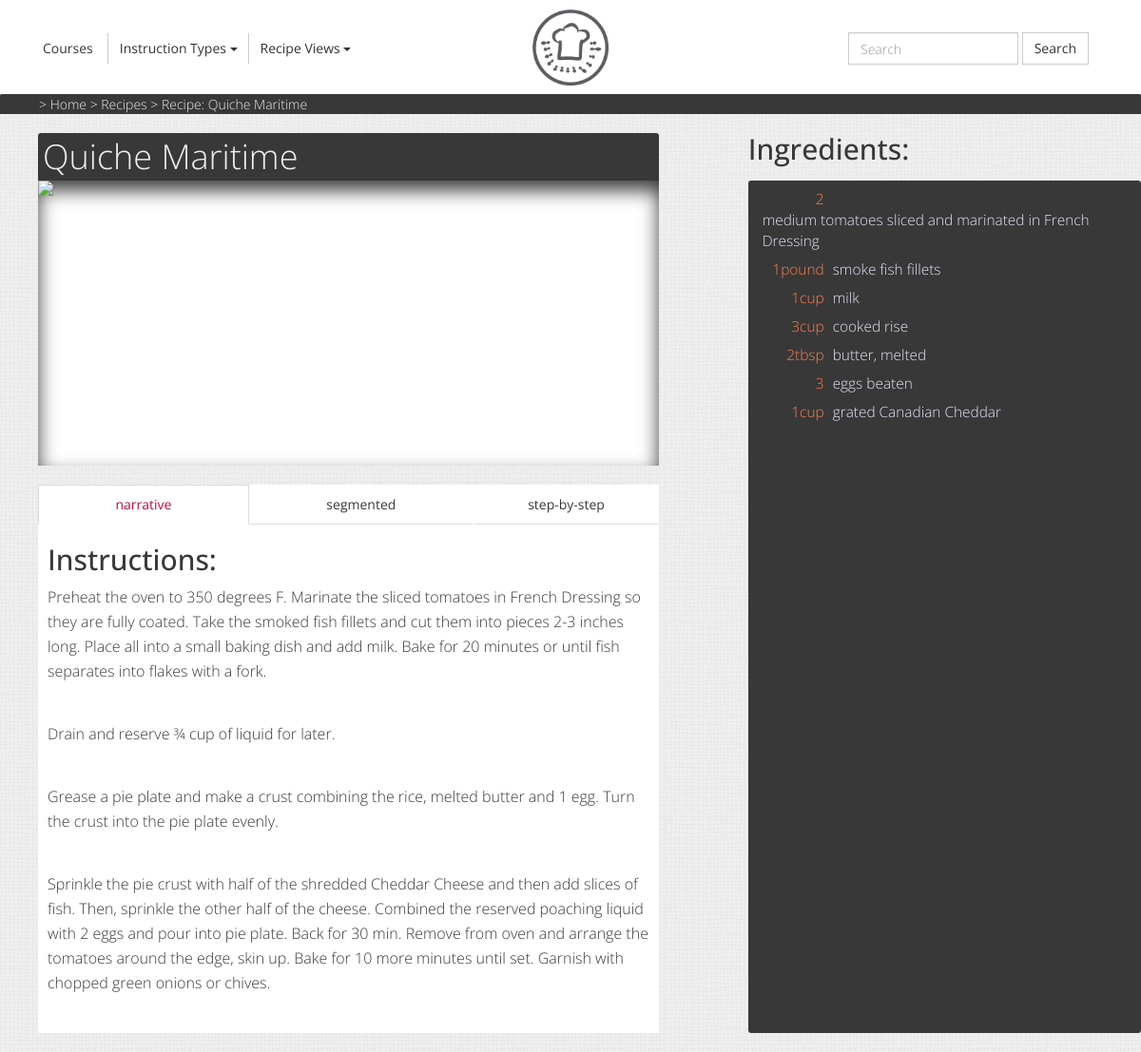
Screenshot of /recipe/2 with the database file from the repository.
### tables this page shows
CREATE TABLE `recipe` (
  `recipeid` INT NOT NULL AUTO_INCREMENT,
  `name` VARCHAR(100) NOT NULL,
  `narrative` TEXT NOT NULL,
  `courseid` INT NULL,
  `diettype` ENUM('Vegetarian', 'Vegan', 'Celiac') NULL,
  `serves` INT NOT NULL,
  `imageurl` VARCHAR(200) NULL,
  `calories` INT NOT NULL,
  `preptime` INT NOT NULL,
  PRIMARY KEY (`recipeid`),
  CONSTRAINT `fkey_recipe_courseid`
    FOREIGN KEY (`courseid`)
    REFERENCES `course` (`courseid`)
    ON DELETE RESTRICT
    ON UPDATE RESTRICT);

CREATE TABLE `recipe_ingredient` (
  `recipeingredientid` INT NOT NULL AUTO_INCREMENT,
  `name` VARCHAR(150) NOT NULL,
  `quantity` DECIMAL(5,2) NULL,
  `section` VARCHAR(45) NULL,
  `units` VARCHAR(15) NULL,
  `recipeid` INT NOT NULL,
  PRIMARY KEY (`recipeingredientid`),
  CONSTRAINT `fkey_recipe_ingredient_recipeid`
    FOREIGN KEY (`recipeid`)
    REFERENCES `recipe` (`recipeid`)
    ON DELETE RESTRICT
    ON UPDATE RESTRICT);

### application/controllers/recipe.php (called while the page is built, shortened)
<?php
	class Recipe extends CI_Controller
	{
        public function __construct()
        {
            $this->load->model('Recipe_model', 'recipe_model', true);
        }
		public function view($recipeId = null)
		{
			if(isset($recipeId))
			{
                $this->load->model('Recipe_style_model');
                $preferredRecipeStyle = $this->Recipe_style_model->getRecipeStyle();
                if(!$preferredRecipeStyle)
                {
                    $this->Recipe_style_model->setRecipeStyle();
                    $preferredRecipeStyle = 'narrative';
                }
                $data['defaultStyle'] = $preferredRecipeStyle;
                $info = $this->recipe_model->getRecipeInfo($recipeId);
                $data['title'] = $info->name;
                $data['image'] = $info->imageurl;
                $data['narrative'] = $this->recipe_model->getRecipeNarrative($recipeId);
                $data['steps'] = $this->recipe_model->getRecipeStepped($recipeId);
                $data['segmented'] = $this->recipe_model->getRecipeSegmented($recipeId);
				$this->load->model('Breadcrumb_model');
				$data['breadcrumb'] = $this->Breadcrumb_model->generateBreadcrumb('recipe');
				$data['breadcrumb']['Recipe: ' . $data['title']] = base_url() . 'recipe/' . $recipeId;
			} else {
                header('HTTP/1.1 400 Bad Request');
                header('Location: ../');
            }
			$this->load->helper('html');
			$this->load->view('templates/header.php', $data);
			$this->load->view('pages/recipe.php', $data);
			$this->load->view('templates/footer.php', $data);
		}
	}

### index.php (called while the page is built, shortened)
<?php
require_once BASEPATH.'core/CodeIgniter.php';

### application/models/recipe_model.php (called while the page is built, shortened)
<?php
class Recipe_model extends CI_Model
{
    public function getRecipeInfo($recipeid)
    {
        $this->db->select('recipeid, name, courseid, diettype, serves, imageurl, calories, preptime')
                  ->from('recipe')
                  ->where(['recipeid' => $recipeid])
                  ->limit(1);
        $q = $this->db->get();
        if (empty($q))
        {
            throw new Exception('That recipe could not be found.', 404);
        } else {
            return $q->result()[0];
        }
    }
    public function getRecipeNarrative($recipeid)
    {
        $this->db->select('narrative')
                ->from('recipe')
                ->where(['recipeid' => $recipeid])
                ->limit(1);
        $q = $this->db->get();
        if (empty($q))
        {
            throw new Exception('That recipe could not be found.', 404);
        } else {
            $recipe = new stdClass();
            $recipe->instructions = $q->result()[0]->narrative;
            $recipe->ingredients = $this->getNarrativeIngredients($recipeid);
            return $recipe;
        }
    }
    public function getRecipeSegmented($recipeid)
    {
        $this->db->select('stepid, instruction')
                ->from('recipe_segmented')
                ->where(['recipeid' => $recipeid])
                ->order_by('stepid', 'asc');
        $recipe = new stdClass();
        $recipe->instructions = $this->db->get()->result();
        $recipe->ingredients = $this->getSegmentedIngredients($recipeid);
        return $recipe;
    }
    public function getRecipeStepped($recipeid)
    {
        $this->db->select('stepid, instruction')
                ->from('recipe_step')
                ->where(['recipeid' => $recipeid])
                ->order_by('stepid', 'asc');
        $recipe = new stdClass();
        $recipe->instructions = $this->db->get()->result();
        $recipe->ingredients = $this->getSteppedIngredients($recipeid);
        return $recipe;
    }
    private function getNarrativeIngredientsExcept($recipeid, $except)
    {
        if (empty($except)) {
            $except = [0];
        }
        $this->db->select('name, quantity, section, units')
                ->from('recipe_ingredient')
                ->where_not_in('recipeingredientid', $except)
                ->where(['recipeid' => $recipeid]);
        $result = $this->db->get()->result();
        return array_map(function($x)
        {
            if ($x->quantity != null)
            {
                $x->quantity = (string)$x->quantity+0;
            }
            $prefix = floor($x->quantity);
            if ($prefix == 0)
            {
                $prefix = '';
            }
            switch (fmod($x->quantity,1))
            {
                case 0.25:
                    $x->quantity = $prefix.'&frac14;';
                    break;
                case 0.33:
                    $x->quantity = $prefix.'&#8531;';
                    break;
                case 0.5:
                    $x->quantity = $prefix.'&frac12;';
                    break;
                case 0.67:
                    $x->quantity = $prefix.'&#8532;';
                    break;
                case 0.75:
                    $x->quantity = $prefix.'&frac34;';
                    break;
            }
            return $x;
        }, $result);
    }
    private function getNarrativeIngredients($recipeid)
    {
        return $this->getNarrativeIngredientsExcept($recipeid, []);
    }
    private function getSegmentedIngredients($recipeid)
    {
        $this->db->select('name, quantity, section, units, replaces')
                ->from('recipe_segmented_ingredient')
                ->where(['recipeid' => $recipeid]);
        $ingredients = $this->db->get()->result();
        $replaced = [];
        $narrative = $this->getNarrativeIngredientsExcept($recipeid, $replaced);
        return array_merge($ingredients, $narrative);
    }
    private function getSteppedIngredients($recipeid)
    {
        $this->db->select('name, quantity, section, units, replaces')
                ->from('recipe_step_ingredient')
                ->where(['recipeid' => $recipeid]);
        $ingredients = $this->db->get()->result();
        $replaced = [];
        foreach ($ingredients as $ingredient) {
            if ($ingredient->replaces != null) {
                $replaced[] = $ingredient->replaces;
            }
        }
        $narrative = $this->getNarrativeIngredientsExcept($recipeid, $replaced);
        return array_merge($ingredients, $narrative);
    }
}

### application/views/pages/recipe.php (the view, shortened to what this page needs)
<div class="container single-recipe">
    <div class="row">
        <div class="recipe col-sx-12 col-sm-12 col-md-7 col-lg-7">
            <h1 tabindex="5"><?php echo $title?></h1>
            <img alt="Image of <?php echo $title?>" class="recipe-img" src="" style="background-image: url(<?php echo $image?>);">
        </div>
        <div class="col-sx-12 col-sm-12 col-md-offset-1 col-md-4 col-lg-offset-1 col-lg-4 ingredients">
            <h2 tabindex="8">Ingredients:</h2>
            <ul>
                <?php foreach ($narrative->ingredients as $ingredient):?>
                <li>
                    <span class="amount"><?php echo $ingredient->quantity.$ingredient->units?></span>
                    <span class="ingredient-name"><?php echo $ingredient->name?></span>
                </li>
                <?php endforeach?>
            </ul>
        </div>
        <div class="recipe col-sx-12 col-sm-12 col-md-7 col-lg-7">
            <ul class="nav nav-tabs nav-justified">
                <li class="<?php echo $defaultStyle == 'narrative' ? 'active' : '' ?>">
					<a class="recipe-style" href="#narrative" data-style="narrative"
                       data-toggle="tab" data-target="#narrative">narrative</a>
                </li>
                <li class="<?php echo $defaultStyle == 'segmented' ? 'active' : '' ?>">
					<a class="recipe-style" href="#segmented" data-style="segmented"
                       data-toggle="tab" data-target="#segmented">segmented</a>
                </li>
                <li class="<?php echo $defaultStyle == 'step' ? 'active' : '' ?>">
					<a class="recipe-style" href="#step-by-step" data-style="step"
                       data-toggle="tab" data-target="#step-by-step">step-by-step</a>
                </li>
            </ul>
            <div class="tab-content">
                <div tabindex="7" class="tab-pane fade <?php
                    echo $defaultStyle == 'narrative' ? 'in active' : '' ?>" id="narrative">
                    <h2 tabindex="8">Instructions:</h2>
                    <section tabindex="9">
                        <?php echo $narrative->instructions;?>
                    </section>
                </div>
            </div>
        </div>
    </div>
</div>

### assets/css/style.css (style rules this page uses)
html, body { height: 100%; background: #F5F4EE; background-image: url("./../../assets/images/tile.png"); }
body a { text-decoration: none; color: #383838; font-weight: 400; }
.nav>li.active a { color: #B01141; }
.nav-tabs.nav-justified>li>a { padding: 10px; -webkit-border-radius: 0px !important; -moz-border-radius: 0px !important; border-radius: 0px !important; }
h1, a, div, p { padding: 0; margin: 0; font-family: 'Open Sans', sans-serif; font-weight: 300; color: #383838; }
h1 { margin-left: 10px; }
.recipe { padding: 0; background: #FFF; margin-bottom: 20px; }
.recipe .tab-pane { padding: 0 10px; }
.recipe h1 { -webkit-border-top-left-radius: 3px; -moz-border-top-left-radius: 3px; border-top-left-radius: 3px; -webkit-border-top-right-radius: 3px; -moz-border-top-right-radius: 3px; border-top-right-radius: 3px; background: #383838; color: #EEE; margin-left: 0; padding: 5px; }
.recipe p { margin-bottom: 40px; }
.recipe .recipe-img { -moz-box-shadow: inset 0px 10px 20px #383838; -webkit-box-shadow: inset 0px 10px 20px #383838; box-shadow: inset 0px 10px 20px #383838; background-image: url("http://bit.ly/1ffWb3r"); background-size: cover; background-repeat: no-repeat; background-position: 50% 50%; height: 300px; width: 100%; }
.container.single-recipe { padding: 0 40px; }
.ingredients { padding: 0; }
.ingredients ul { font-size: 110%; -webkit-border-radius: 3px; -moz-border-radius: 3px; border-radius: 3px; padding: 5px; background: #383838; list-style: none; color: #EEE; }
.ingredients h2 { margin: 0; }
.ingredients ul li { padding: 4px 10px; }
.ingredients ul li .amount { width: 70px; display: inline-block; text-align: right; color: Coral; padding-right: 5px; }
.ingredients ul li .ingredient-name { display: inline-block; color: Lavender; }
@media (min-width: 990px) { .ingredients ul { position: fixed; margin-top: 70px; bottom: 10px; top: 120px; overflow-y: auto; } }
@media (min-width: 990px) { .ingredients h2 { position: fixed; } }
img { display: block; color: transparent; }
ol li, section p, label { font-size: 16px; line-height: 26px; }

### rows the page displays
recipe: name "Quiche Maritime", narrative "Preheat the oven to 350 degrees F. Marinate the sliced tomatoes in French Dressing so they are fully coated. Take the smoked fish fillets and cut them into pieces 2-3 inches long. Place all into a small baking dish and add milk. Bake for 20 minutes or until fish separates into flakes with a fork. Drain and reserve ¾ cup of liquid for later. Grease a pie plate and make a crust combining the rice, melted butter and 1 egg. Turn the crust into the pie plate evenly. Sprinkle the pie crust with half of the shredded Cheddar Cheese and then add slices of fish. Then, sprinkle the other half of the cheese. Combined the reserved poaching liquid with 2 eggs and pour into pie plate. Back for 30 min.…"
recipe_ingredient: quantity "2", name "medium tomatoes sliced and marinated in French Dressing"
recipe_ingredient: quantity "1", units "pound", name "smoke fish fillets"
recipe_ingredient: quantity "1", units "cup", name "milk"
recipe_ingredient: quantity "3", units "cup", name "cooked rise"
recipe_ingredient: quantity "2", units "tbsp", name "butter, melted"
recipe_ingredient: quantity "3", name "eggs beaten"
recipe_ingredient: quantity "1", units "cup", name "grated Canadian Cheddar"

### other values shown
$name "Home"
$name "Recipes"
$name "Recipe: Quiche Maritime"
